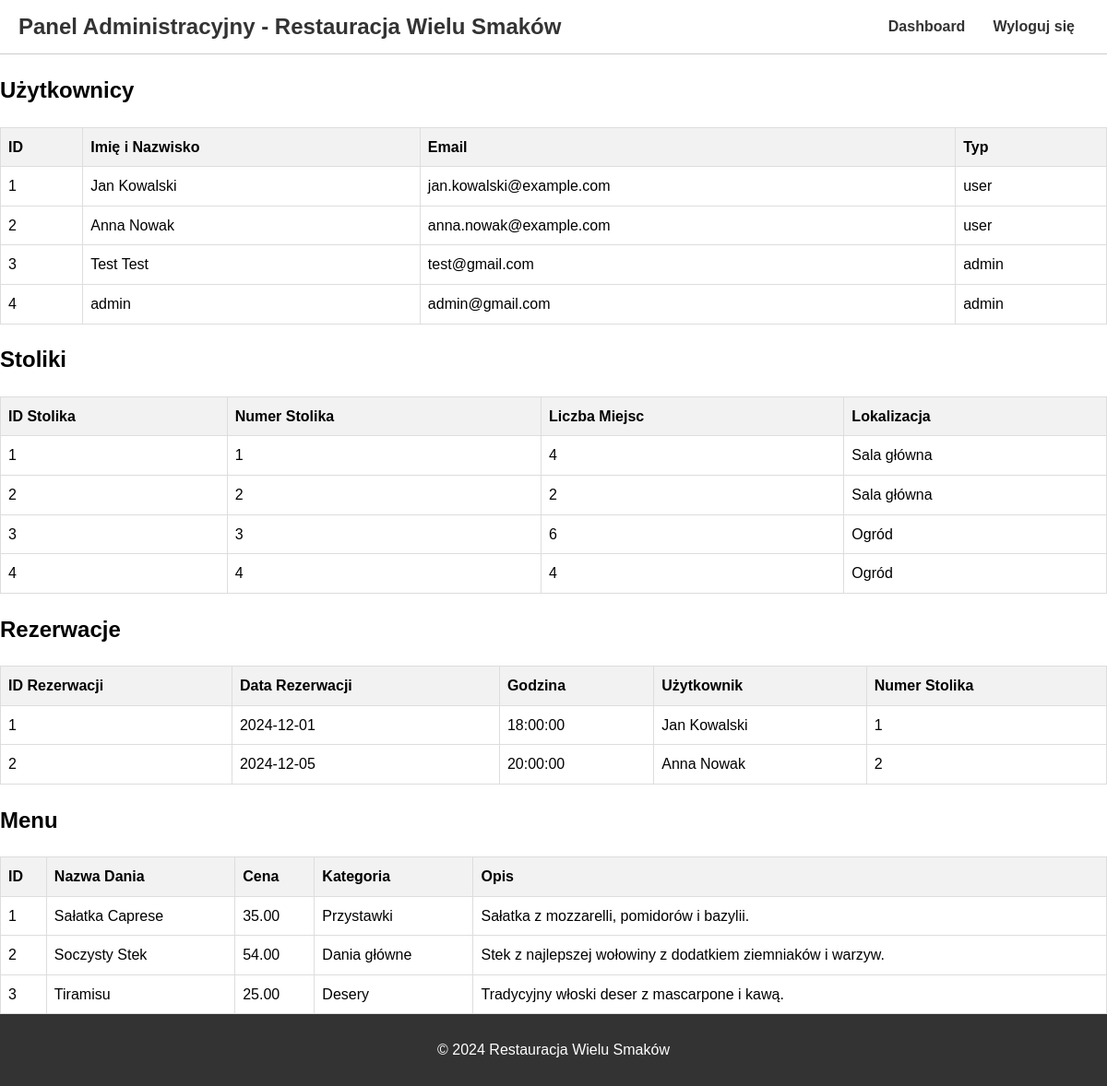
Screenshot of /admin/admin_dashboard.php (signed in) with the database file from the repository.
### tables this page shows
CREATE TABLE uzytkownicy (
   id_uzytkownika INT AUTO_INCREMENT PRIMARY KEY,
    imie_nazwisko VARCHAR(100) NOT NULL,
    email VARCHAR(100) NOT NULL UNIQUE,
    haslo_hash VARCHAR(255) NOT NULL,  
    numer_telefonu VARCHAR(15),
    data_utworzenia TIMESTAMP DEFAULT CURRENT_TIMESTAMP
);

CREATE TABLE stoliki (
    id_stolika INT AUTO_INCREMENT PRIMARY KEY,
    numer_stolika INT NOT NULL UNIQUE,
    liczba_miejsc INT NOT NULL,  
    lokalizacja VARCHAR(50)  
);

CREATE TABLE  rezerwacje (
    id_rezerwacji INT AUTO_INCREMENT PRIMARY KEY,
    id_uzytkownika INT NOT NULL,
    id_stolika INT NOT NULL,
    data_rezerwacji DATE NOT NULL,
    godzina_rezerwacji TIME NOT NULL,
    liczba_gosci INT NOT NULL,
    preferencje TEXT,
    data_utworzenia TIMESTAMP DEFAULT CURRENT_TIMESTAMP,
    FOREIGN KEY (id_uzytkownika) REFERENCES uzytkownicy(id_uzytkownika) ON DELETE CASCADE,
    FOREIGN KEY (id_stolika) REFERENCES stoliki(id_stolika) ON DELETE CASCADE
);

CREATE TABLE menu (
    id_pozycji INT AUTO_INCREMENT PRIMARY KEY,
    nazwa_dania VARCHAR(100) NOT NULL,
    cena DECIMAL(10, 2) NOT NULL,
    kategoria VARCHAR(50),  
    opis TEXT
);

### admin/admin_dashboard.php (the view, shortened to what this page needs)
<?php
$servername = "localhost";
$username = "root";
$password = "";
$dbname = "restauracja";
$conn = new mysqli($servername, $username, $password, $dbname);
$userQuery = "SELECT id_uzytkownika, imie_nazwisko, email, typ FROM uzytkownicy";
$usersResult = $conn->query($userQuery);
$tableQuery = "SELECT * FROM stoliki";
$tablesResult = $conn->query($tableQuery);
$reservationQuery = "SELECT r.id_rezerwacji, r.data_rezerwacji, r.godzina_rezerwacji, u.imie_nazwisko AS user_name, s.numer_stolika FROM rezerwacje r JOIN uzytkownicy u ON r.id_uzytkownika = u.id_uzytkownika JOIN stoliki s ON r.id_stolika = s.id_stolika";
$reservationsResult = $conn->query($reservationQuery);
$menuQuery = "SELECT * FROM menu";
$menuResult = $conn->query($menuQuery);
?>
<!DOCTYPE html>
<html lang="pl">
<head>
    <link rel="stylesheet" href="../style.css">
</head>
<body>
    <header>
        <div class="logo">
            <h1>Panel Administracyjny - Restauracja Wielu Smaków</h1>
        </div>
        <nav>
            <ul>
                <li><a href="admin_dashboard.php">Dashboard</a></li>
                <li><a href="../logout.php">Wyloguj się</a></li>
            </ul>
        </nav>
    </header>
    <main>
        <section>
            <h2>Użytkownicy</h2>
            <table>
                <thead>
                    <tr>
                        <th>ID</th>
                        <th>Imię i Nazwisko</th>
                        <th>Email</th>
                        <th>Typ</th>
                    </tr>
                </thead>
                <tbody>
                    <?php while ($row = $usersResult->fetch_assoc()): ?>
                        <tr>
                            <td><?php echo $row['id_uzytkownika']; ?></td>
                            <td><?php echo $row['imie_nazwisko']; ?></td>
                            <td><?php echo $row['email']; ?></td>
                            <td><?php echo $row['typ']; ?></td>
                        </tr>
                    <?php endwhile; ?>
                </tbody>
            </table>
        </section>
        <section>
            <h2>Stoliki</h2>
            <table>
                <thead>
                    <tr>
                        <th>ID Stolika</th>
                        <th>Numer Stolika</th>
                        <th>Liczba Miejsc</th>
                        <th>Lokalizacja</th>
                    </tr>
                </thead>
                <tbody>
                    <?php while ($row = $tablesResult->fetch_assoc()): ?>
                        <tr>
                            <td><?php echo $row['id_stolika']; ?></td>
                            <td><?php echo $row['numer_stolika']; ?></td>
                            <td><?php echo $row['liczba_miejsc']; ?></td>
                            <td><?php echo $row['lokalizacja']; ?></td>
                        </tr>
                    <?php endwhile; ?>
                </tbody>
            </table>
        </section>
        <section>
            <h2>Rezerwacje</h2>
            <table>
                <thead>
                    <tr>
                        <th>ID Rezerwacji</th>
                        <th>Data Rezerwacji</th>
                        <th>Godzina</th>
                        <th>Użytkownik</th>
                        <th>Numer Stolika</th>
                    </tr>
                </thead>
                <tbody>
                    <?php while ($row = $reservationsResult->fetch_assoc()): ?>
                        <tr>
                            <td><?php echo $row['id_rezerwacji']; ?></td>
                            <td><?php echo $row['data_rezerwacji']; ?></td>
                            <td><?php echo $row['godzina_rezerwacji']; ?></td>
                            <td><?php echo $row['user_name']; ?></td>
                            <td><?php echo $row['numer_stolika']; ?></td>
                        </tr>
                    <?php endwhile; ?>
                </tbody>
            </table>
        </section>
        <section>
            <h2>Menu</h2>
            <table>
                <thead>
                    <tr>
                        <th>ID</th>
                        <th>Nazwa Dania</th>
                        <th>Cena</th>
                        <th>Kategoria</th>
                        <th>Opis</th>
                    </tr>
                </thead>
                <tbody>
                    <?php while ($row = $menuResult->fetch_assoc()): ?>
                        <tr>
                            <td><?php echo $row['id_pozycji']; ?></td>
                            <td><?php echo $row['nazwa_dania']; ?></td>
                            <td><?php echo $row['cena']; ?></td>
                            <td><?php echo $row['kategoria']; ?></td>
                            <td><?php echo $row['opis']; ?></td>
                        </tr>
                    <?php endwhile; ?>
                </tbody>
            </table>
        </section>
    </main>
    <footer>
        <p>&copy; 2024 Restauracja Wielu Smaków</p>
    </footer>
</body>
</html>

### style.css (style rules this page uses)
body { font-family: Arial, sans-serif; margin: 0; padding: 0; line-height: 1.6; }
header { background-color: #ffffff; display: flex; justify-content: space-between; align-items: center; padding: 10px 20px; border-bottom: 1px solid #ccc; }
header .logo h1 { margin: 0; font-size: 1.5rem; color: #333; }
header nav ul { list-style: none; margin: 0; padding: 0; display: flex; }
header nav ul li { margin: 0 15px; }
header nav ul li a { text-decoration: none; color: #333; font-weight: bold; }
footer { background-color: #333; color: #fff; padding: 10px 0; text-align: center; }
table { width: 100%; border-collapse: collapse; }
table th, table td { border: 1px solid #ddd; padding: 8px; text-align: left; }
table th { background-color: #f2f2f2; }
a { color: blue; text-decoration: none; }

### rows the page displays
uzytkownicy: id_uzytkownika "1", imie_nazwisko "Jan Kowalski", email "jan.kowalski@example.com", typ "user"
uzytkownicy: id_uzytkownika "2", imie_nazwisko "Anna Nowak", email "anna.nowak@example.com", typ "user"
uzytkownicy: id_uzytkownika "3", imie_nazwisko "Test Test", email "test@gmail.com", typ "admin"
uzytkownicy: id_uzytkownika "4", imie_nazwisko "admin", email "admin@gmail.com", typ "admin"
stoliki: id_stolika "1", numer_stolika "1", liczba_miejsc "4", lokalizacja "Sala główna"
stoliki: id_stolika "2", numer_stolika "2", liczba_miejsc "2", lokalizacja "Sala główna"
stoliki: id_stolika "3", numer_stolika "3", liczba_miejsc "6", lokalizacja "Ogród"
stoliki: id_stolika "4", numer_stolika "4", liczba_miejsc "4", lokalizacja "Ogród"
rezerwacje: id_rezerwacji "1", data_rezerwacji "2024-12-01", godzina_rezerwacji "18:00:00", id_uzytkownika.imie_nazwisko "Jan Kowalski", id_stolika.numer_stolika "1"
rezerwacje: id_rezerwacji "2", data_rezerwacji "2024-12-05", godzina_rezerwacji "20:00:00", id_uzytkownika.imie_nazwisko "Anna Nowak", id_stolika.numer_stolika "2"
menu: id_pozycji "1", nazwa_dania "Sałatka Caprese", cena "35.00", kategoria "Przystawki", opis "Sałatka z mozzarelli, pomidorów i bazylii."
menu: id_pozycji "2", nazwa_dania "Soczysty Stek", cena "54.00", kategoria "Dania główne", opis "Stek z najlepszej wołowiny z dodatkiem ziemniaków i warzyw."
menu: id_pozycji "3", nazwa_dania "Tiramisu", cena "25.00", kategoria "Desery", opis "Tradycyjny włoski deser z mascarpone i kawą."
